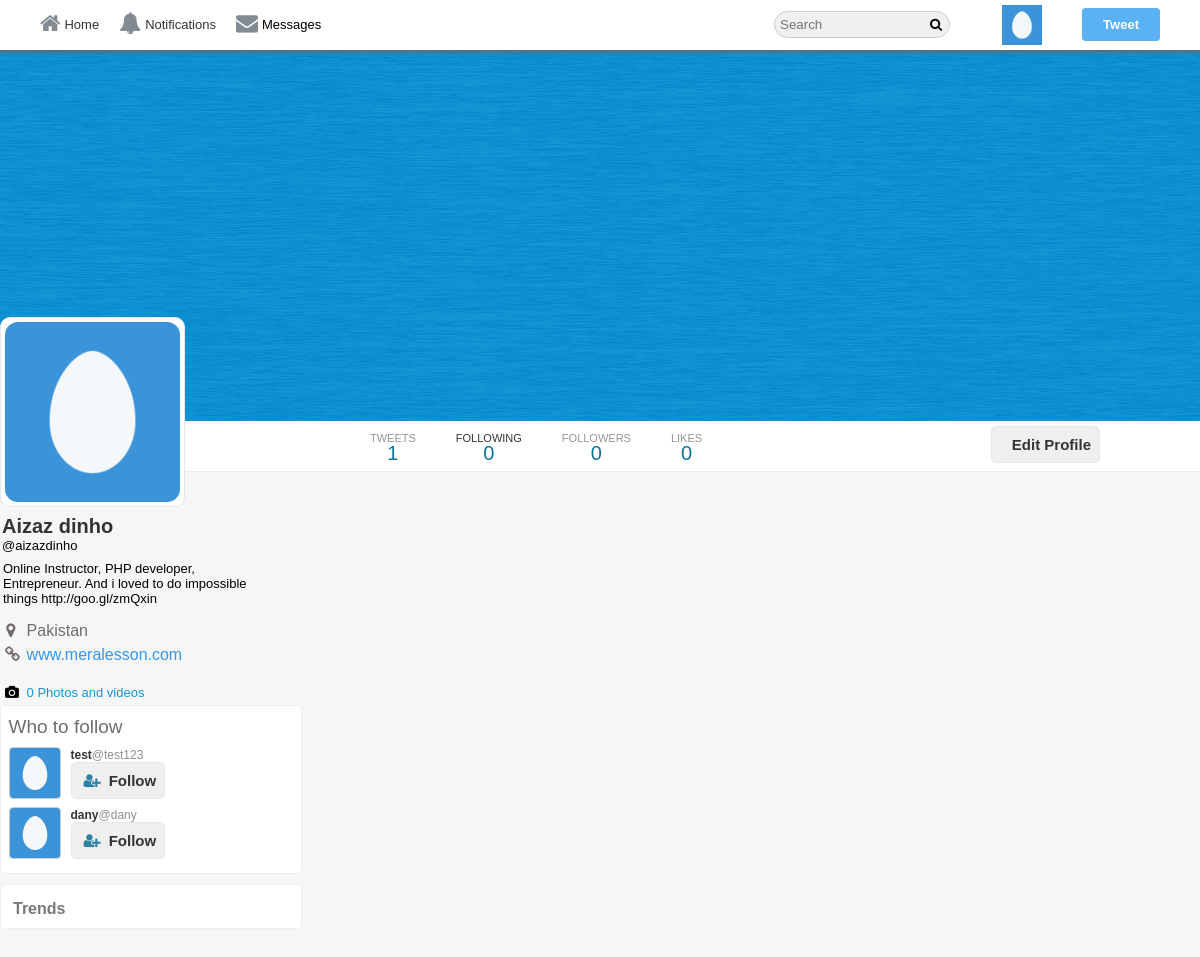
The app's page /aizazdinho/following (signed in) with its own data.
### tables this page shows
CREATE TABLE `users` (
  `user_id` int(11) NOT NULL,
  `username` varchar(140) DEFAULT NULL,
  `email` varchar(40) NOT NULL,
  `password` varchar(255) NOT NULL,
  `screenName` varchar(40) DEFAULT NULL,
  `profileImage` varchar(255) NOT NULL,
  `profileCover` varchar(255) NOT NULL,
  `following` int(11) DEFAULT 0,
  `followers` int(11) DEFAULT 0,
  `bio` varchar(140) DEFAULT NULL,
  `country` varchar(80) DEFAULT NULL,
  `website` varchar(255) DEFAULT NULL
);

### core/init.php (called while the page is built, shortened)
<?php
	include 'database/connection.php';
	include 'classes/user.php';
	include 'classes/tweet.php';
	include 'classes/follow.php';
  	global $pdo;
  	$getFromU = new User($pdo);
    $getFromF = new Follow($pdo);
 ?>

### core/classes/user.php (called while the page is built, shortened)
	<?php
class User{
	protected $pdo;
 	public function __construct($pdo){
	    $this->pdo = $pdo;
	}
	public function checkInput($data){
		$data = htmlspecialchars($data);
		$data = trim($data);
		$data = stripcslashes($data);
		return $data;
	}
	public function userData($user_id){
		$stmt = $this->pdo->prepare('SELECT * FROM `users` WHERE `user_id` = :user_id');
		$stmt->bindParam(':user_id', $user_id, PDO::PARAM_INT);
		$stmt->execute();
		return $stmt->fetch(PDO::FETCH_OBJ);
	}
	public function loggedIn(){
		return (isset($_SESSION['user_id'])) ? true : false;
	}
	public function userIdbyUsername($username){
		$stmt = $this->pdo->prepare("SELECT `user_id` FROM `users` WHERE (`username`  = :username)");
		$stmt->bindParam("username", $username, PDO::PARAM_STR);
		$stmt->execute();
	    $user = $stmt->fetch(PDO::FETCH_OBJ);
	    return $user->user_id;
	}
}
?>

### following.php (the view, shortened to what this page needs)
<?php
 	if(isset($_GET['username']) === true && empty($_GET['username']) === false){
		include 'core/init.php';
		$username    = $getFromU->checkInput($_GET['username']);
		$profileId   = $getFromU->userIdByUsername($username);
		$profileData = $getFromU->userData($profileId);
		$user_id 	 = $_SESSION['user_id'];
		$user 		 = $getFromU->userData($user_id);
	}else{
		header('Location:'.BASE_URL.'index.php');
	}
?>
<!doctype html>
<html>
	<head>
		<link rel="stylesheet" href="https://cdnjs.cloudflare.com/ajax/libs/font-awesome/4.6.3/css/font-awesome.css"/>
		<link rel="stylesheet" href="<?php echo BASE_URL;?>assets/css/style-complete.css"/>
   </head>
<body>
<div class="wrapper">
<div class="header-wrapper">
	<div class="nav-container">
    	<div class="nav">
		<div class="nav-left">
			<ul>
				<li><a href="<?php echo BASE_URL;?>"><i class="fa fa-home" aria-hidden="true"></i>Home</a></li>
				<?php if($getFromU->loggedIn()=== true){?>
					<li><a href="<?php echo BASE_URL;?>i/notifications"><i class="fa fa-bell" aria-hidden="true"></i>Notifications</a></li>
					<li id="messagePopup"><i class="fa fa-envelope" aria-hidden="true"></i>Messages<span id="messages"><?php if(@$notify->totalM > 0){echo '<span class="span-i">'.$notify->totalM.'</span>';}?></span></li>
				<?php }?>
			</ul>
		</div>
		<div class="nav-right">
			<ul>
				<li><input type="text" placeholder="Search" class="search"/><i class="fa fa-search" aria-hidden="true"></i>
				</li>
			<?php if($getFromU->loggedIn() === true){?>
				<li class="hover"><label class="drop-label" for="drop-wrap1"><img src="<?php echo BASE_URL.$user->profileImage;?>"/></label>
				</li>
				<li><label class="addTweetBtn" for="pop-up-tweet">Tweet</label></li>
				<?php } else{
							echo '<li><a href="'.BASE_URL.'/index.php">Have an account? Log in!</a></li>';
						}
				?>
			</ul>
		</div>
	</div>
	</div>
 </div>
<div class="profile-cover-wrap">
<div class="profile-cover-inner">
	<div class="profile-cover-img">
		<img src="<?php echo BASE_URL.$profileData->profileCover;?>"/>
	</div>
</div>
<div class="profile-nav">
 <div class="profile-navigation">
	<ul>
		<li>
		<div class="n-head">
			TWEETS
		</div>
		<div class="n-bottom">
		</div>
		</li>
		<li>
			<a href="<?php echo BASE_URL.$profileData->username;?>/following">
				<div class="n-head">
					<a href="<?php echo BASE_URL.$profileData->username;?>/following">FOLLOWING</a>
				</div>
				<div class="n-bottom">
					<span class="count-following"><?php echo $profileData->following;?></span>
				</div>
			</a>
		</li>
		<li>
		 <a href="<?php echo BASE_URL.$profileData->username;?>/followers">
				<div class="n-head">
					FOLLOWERS
				</div>
				<div class="n-bottom">
					<span class="count-followers"><?php echo $profileData->followers;?></span>
				</div>
			</a>
		</li>
		<li>
			<a href="#">
				<div class="n-head">
					LIKES
				</div>
				<div class="n-bottom">
				</div>
			</a>
		</li>
	</ul>
	<div class="edit-button">
		<span>
			<?php echo $getFromF->followBtn($profileId, $user_id, $profileData->user_id);?>
 		</span>
	</div>
    </div>
</div>
</div>
<div class="in-wrapper">
 <div class="in-full-wrap">
   <div class="in-left">
     <div class="in-left-wrap">
	<div class="profile-info-wrap">
	 <div class="profile-info-inner">
		<div class="profile-img">
			<img src="<?php echo BASE_URL.$profileData->profileImage;?>"/>
		</div>
		<div class="profile-name-wrap">
			<div class="profile-name">
				<a href="<?php echo BASE_URL.$profileData->username;?>"><?php echo $profileData->screenName;?></a>
			</div>
			<div class="profile-tname">
				@<span class="username"><?php echo $profileData->username;?></span>
			</div>
		</div>
		<div class="profile-bio-wrap">
		 <div class="profile-bio-inner">
		    <?php echo $profileData->bio;?>
		 </div>
		</div>
<div class="profile-extra-info">
	<div class="profile-extra-inner">
		<ul>
			<li>
				<div class="profile-ex-location-i">
					<i class="fa fa-map-marker" aria-hidden="true"></i>
				</div>
				<div class="profile-ex-location">
					<?php echo $profileData->country;?>
				</div>
			</li>
			<li>
				<div class="profile-ex-location-i">
					<i class="fa fa-link" aria-hidden="true"></i>
				</div>
				<div class="profile-ex-location">
					<a href="#"><?php echo $profileData->website;?></a>
				</div>
			</li>
		</ul>
	</div>
</div>
<div class="profile-extra-footer">
	<div class="profile-extra-footer-head">
		<div class="profile-extra-info">
			<ul>
				<li>
					<div class="profile-ex-location-i">
						<i class="fa fa-camera" aria-hidden="true"></i>
					</div>
					<div class="profile-ex-location">
						<a href="#">0 Photos and videos </a>
					</div>
				</li>
			</ul>
		</div>
	</div>
	<?php $getFromF->whoToFollow($user_id,$user_id);?>
</div>
	 </div>
	</div>
	</div>
  </div>
	</div>
</div>
</div>
</body>
</html>

### core/classes/follow.php (shortened to what this page needs)
<?php
 class Follow extends User{
    public function __construct($pdo){
        $this->pdo = $pdo;
    }
	public function checkFollow($followerID, $user_id){
		$stmt = $this->pdo->prepare("SELECT * FROM `follow` WHERE `sender` = :user_id  AND `receiver` = :followerID");
		$stmt->bindParam(":user_id", $user_id, PDO::PARAM_INT);
		$stmt->bindParam(":followerID", $followerID, PDO::PARAM_INT);
		$stmt->execute();
		return $stmt->fetch(PDO::FETCH_ASSOC);
	}
	public function followBtn($profileID, $user_id, $followID){
		$data = $this->checkFollow($profileID, $user_id);
		if($this->loggedIn()===true){
			if($profileID != $user_id){
				if(isset($data['receiver']) && $data['receiver'] === $profileID){
					return "<button class='f-btn following-btn follow-btn' data-follow='".$profileID."' data-profile='".$followID."'>Following</button>";
				}else{
					return "<button class='f-btn follow-btn' data-follow='".$profileID."' data-profile='".$followID."'><i class='fa fa-user-plus'></i>Follow</button>";
				}
			}else{
				return "<button class='f-btn' onclick=location.href='".BASE_URL."profileEdit.php'>Edit Profile</button>";
			}
		}else{
			return "<button class='f-btn' onclick=location.href='".BASE_URL."index.php'><i class='fa fa-user-plus'></i>Follow</button>";
		}
	}
	public function whoToFollow($user_id, $profileID){
		$stmt = $this->pdo->prepare("SELECT * FROM `users` WHERE `user_id` != :user_id AND `user_id` NOT IN (SELECT `receiver` FROM `follow` WHERE `sender` = :user_id) ORDER BY rand() LIMIT 3");
		$stmt->execute(array("user_id" => $user_id));
		$users = $stmt->fetchAll(PDO::FETCH_OBJ);
		echo '<div class="follow-wrap"><div class="follow-inner"><div class="follow-title"><h3>Who to follow</h3></div>';
		foreach ($users as $user) {
			echo '<div class="follow-body">
					<div class="follow-img">
					  <img src="'.BASE_URL.$user->profileImage.'"/>
				    </div>
					<div class="follow-content">
						<div class="fo-co-head">
							<a href="'.BASE_URL.$user->username.'">'.$user->screenName.'</a><span>@'.$user->username.'</span>
						</div>
						'.$this->followBtn($user->user_id, $user_id, $profileID).'
					</div>
				</div>';
		}
		echo '</div></div>';
	}
}
?>

### records on screen
users: profileImage (placeholder picture), profileCover (placeholder picture), following "0", followers "0", screenName "Aizaz dinho", username "aizazdinho", bio "Online Instructor, PHP developer, Entrepreneur. And i loved to do impossible things http://goo.gl/zmQxin", country "Pakistan", website "www.meralesson.com"
users: profileImage (placeholder picture), screenName "test", username "test123"
users: profileImage (placeholder picture), screenName "dany", username "dany"

### other values on screen
$count->totalTweets "1"
$count->totalLikes "0"
